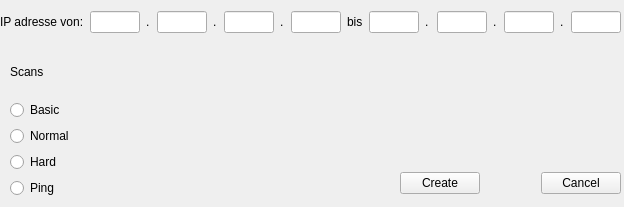
<?xml version="1.0" encoding="UTF-8"?>
<ui version="4.0">
 <class>Form</class>
 <widget class="QWidget" name="Form">
  <property name="geometry">
   <rect>
    <x>0</x>
    <y>0</y>
    <width>624</width>
    <height>207</height>
   </rect>
  </property>
  <property name="windowTitle">
   <string>Form</string>
  </property>
  <widget class="QWidget" name="layoutWidget">
   <property name="geometry">
    <rect>
     <x>10</x>
     <y>50</y>
     <width>91</width>
     <height>148</height>
    </rect>
   </property>
   <layout class="QVBoxLayout" name="verticalLayout">
    <item>
     <widget class="QLabel" name="label_2">
      <property name="text">
       <string>Scans</string>
      </property>
     </widget>
    </item>
    <item>
     <widget class="QRadioButton" name="basic">
      <property name="text">
       <string>Basic</string>
      </property>
     </widget>
    </item>
    <item>
     <widget class="QRadioButton" name="normal">
      <property name="text">
       <string>Normal</string>
      </property>
     </widget>
    </item>
    <item>
     <widget class="QRadioButton" name="Hard">
      <property name="text">
       <string>Hard</string>
      </property>
     </widget>
    </item>
    <item>
     <widget class="QRadioButton" name="ping">
      <property name="text">
       <string>Ping</string>
      </property>
     </widget>
    </item>
   </layout>
  </widget>
  <widget class="QWidget" name="layoutWidget_2">
   <property name="geometry">
    <rect>
     <x>0</x>
     <y>10</y>
     <width>621</width>
     <height>24</height>
    </rect>
   </property>
   <layout class="QHBoxLayout" name="horizontalLayout">
    <item>
     <widget class="QLabel" name="label">
      <property name="text">
       <string>IP adresse von:</string>
      </property>
     </widget>
    </item>
    <item>
     <widget class="QLineEdit" name="ip_1_1">
      <property name="maximumSize">
       <size>
        <width>50</width>
        <height>16777215</height>
       </size>
      </property>
      <property name="maxLength">
       <number>3</number>
      </property>
      <property name="clearButtonEnabled">
       <bool>false</bool>
      </property>
     </widget>
    </item>
    <item>
     <widget class="QLabel" name="delimiter">
      <property name="minimumSize">
       <size>
        <width>1</width>
        <height>0</height>
       </size>
      </property>
      <property name="maximumSize">
       <size>
        <width>6</width>
        <height>16777215</height>
       </size>
      </property>
      <property name="text">
       <string>.</string>
      </property>
     </widget>
    </item>
    <item>
     <widget class="QLineEdit" name="ip_1_2">
      <property name="maximumSize">
       <size>
        <width>50</width>
        <height>16777215</height>
       </size>
      </property>
      <property name="maxLength">
       <number>3</number>
      </property>
     </widget>
    </item>
    <item>
     <widget class="QLabel" name="label_3">
      <property name="maximumSize">
       <size>
        <width>8</width>
        <height>16777215</height>
       </size>
      </property>
      <property name="text">
       <string>.</string>
      </property>
     </widget>
    </item>
    <item>
     <widget class="QLineEdit" name="ip_1_3">
      <property name="maximumSize">
       <size>
        <width>50</width>
        <height>16777215</height>
       </size>
      </property>
      <property name="maxLength">
       <number>3</number>
      </property>
     </widget>
    </item>
    <item>
     <widget class="QLabel" name="delimiter3">
      <property name="maximumSize">
       <size>
        <width>8</width>
        <height>16777215</height>
       </size>
      </property>
      <property name="text">
       <string>.</string>
      </property>
     </widget>
    </item>
    <item>
     <widget class="QLineEdit" name="ip_1_4">
      <property name="maximumSize">
       <size>
        <width>50</width>
        <height>16777215</height>
       </size>
      </property>
      <property name="maxLength">
       <number>3</number>
      </property>
     </widget>
    </item>
    <item>
     <widget class="QLabel" name="label_4">
      <property name="text">
       <string>bis</string>
      </property>
     </widget>
    </item>
    <item>
     <widget class="QLineEdit" name="ip_2_1">
      <property name="maximumSize">
       <size>
        <width>50</width>
        <height>16777215</height>
       </size>
      </property>
      <property name="maxLength">
       <number>3</number>
      </property>
     </widget>
    </item>
    <item>
     <widget class="QLabel" name="delimiter_6">
      <property name="minimumSize">
       <size>
        <width>1</width>
        <height>0</height>
       </size>
      </property>
      <property name="maximumSize">
       <size>
        <width>6</width>
        <height>16777215</height>
       </size>
      </property>
      <property name="text">
       <string>.</string>
      </property>
     </widget>
    </item>
    <item>
     <widget class="QLineEdit" name="ip_2_2">
      <property name="maximumSize">
       <size>
        <width>50</width>
        <height>16777215</height>
       </size>
      </property>
      <property name="maxLength">
       <number>3</number>
      </property>
     </widget>
    </item>
    <item>
     <widget class="QLabel" name="delimiter_4">
      <property name="minimumSize">
       <size>
        <width>1</width>
        <height>0</height>
       </size>
      </property>
      <property name="maximumSize">
       <size>
        <width>6</width>
        <height>16777215</height>
       </size>
      </property>
      <property name="text">
       <string>.</string>
      </property>
     </widget>
    </item>
    <item>
     <widget class="QLineEdit" name="ip_2_3">
      <property name="maximumSize">
       <size>
        <width>50</width>
        <height>16777215</height>
       </size>
      </property>
      <property name="maxLength">
       <number>3</number>
      </property>
     </widget>
    </item>
    <item>
     <widget class="QLabel" name="delimiter_3">
      <property name="minimumSize">
       <size>
        <width>1</width>
        <height>0</height>
       </size>
      </property>
      <property name="maximumSize">
       <size>
        <width>6</width>
        <height>16777215</height>
       </size>
      </property>
      <property name="text">
       <string>.</string>
      </property>
     </widget>
    </item>
    <item>
     <widget class="QLineEdit" name="ip_2_4">
      <property name="maximumSize">
       <size>
        <width>50</width>
        <height>16777215</height>
       </size>
      </property>
      <property name="maxLength">
       <number>3</number>
      </property>
     </widget>
    </item>
   </layout>
  </widget>
  <widget class="QLabel" name="delimiter_7">
   <property name="geometry">
    <rect>
     <x>490</x>
     <y>250</y>
     <width>1</width>
     <height>22</height>
    </rect>
   </property>
   <property name="minimumSize">
    <size>
     <width>1</width>
     <height>0</height>
    </size>
   </property>
   <property name="maximumSize">
    <size>
     <width>6</width>
     <height>16777215</height>
    </size>
   </property>
   <property name="text">
    <string>.</string>
   </property>
  </widget>
  <widget class="QLabel" name="delimiter_8">
   <property name="geometry">
    <rect>
     <x>480</x>
     <y>250</y>
     <width>1</width>
     <height>22</height>
    </rect>
   </property>
   <property name="minimumSize">
    <size>
     <width>1</width>
     <height>0</height>
    </size>
   </property>
   <property name="maximumSize">
    <size>
     <width>6</width>
     <height>16777215</height>
    </size>
   </property>
   <property name="text">
    <string>.</string>
   </property>
  </widget>
  <widget class="QWidget" name="layoutWidget">
   <property name="geometry">
    <rect>
     <x>400</x>
     <y>170</y>
     <width>221</width>
     <height>26</height>
    </rect>
   </property>
   <layout class="QHBoxLayout" name="horizontalLayout_2">
    <item>
     <widget class="QPushButton" name="create_buttton">
      <property name="text">
       <string>Create</string>
      </property>
     </widget>
    </item>
    <item>
     <spacer name="horizontalSpacer_2">
      <property name="orientation">
       <enum>Qt::Horizontal</enum>
      </property>
      <property name="sizeHint" stdset="0">
       <size>
        <width>40</width>
        <height>20</height>
       </size>
      </property>
     </spacer>
    </item>
    <item>
     <widget class="QPushButton" name="cancel">
      <property name="text">
       <string>Cancel</string>
      </property>
     </widget>
    </item>
   </layout>
  </widget>
 </widget>
 <resources/>
 <connections/>
</ui>
